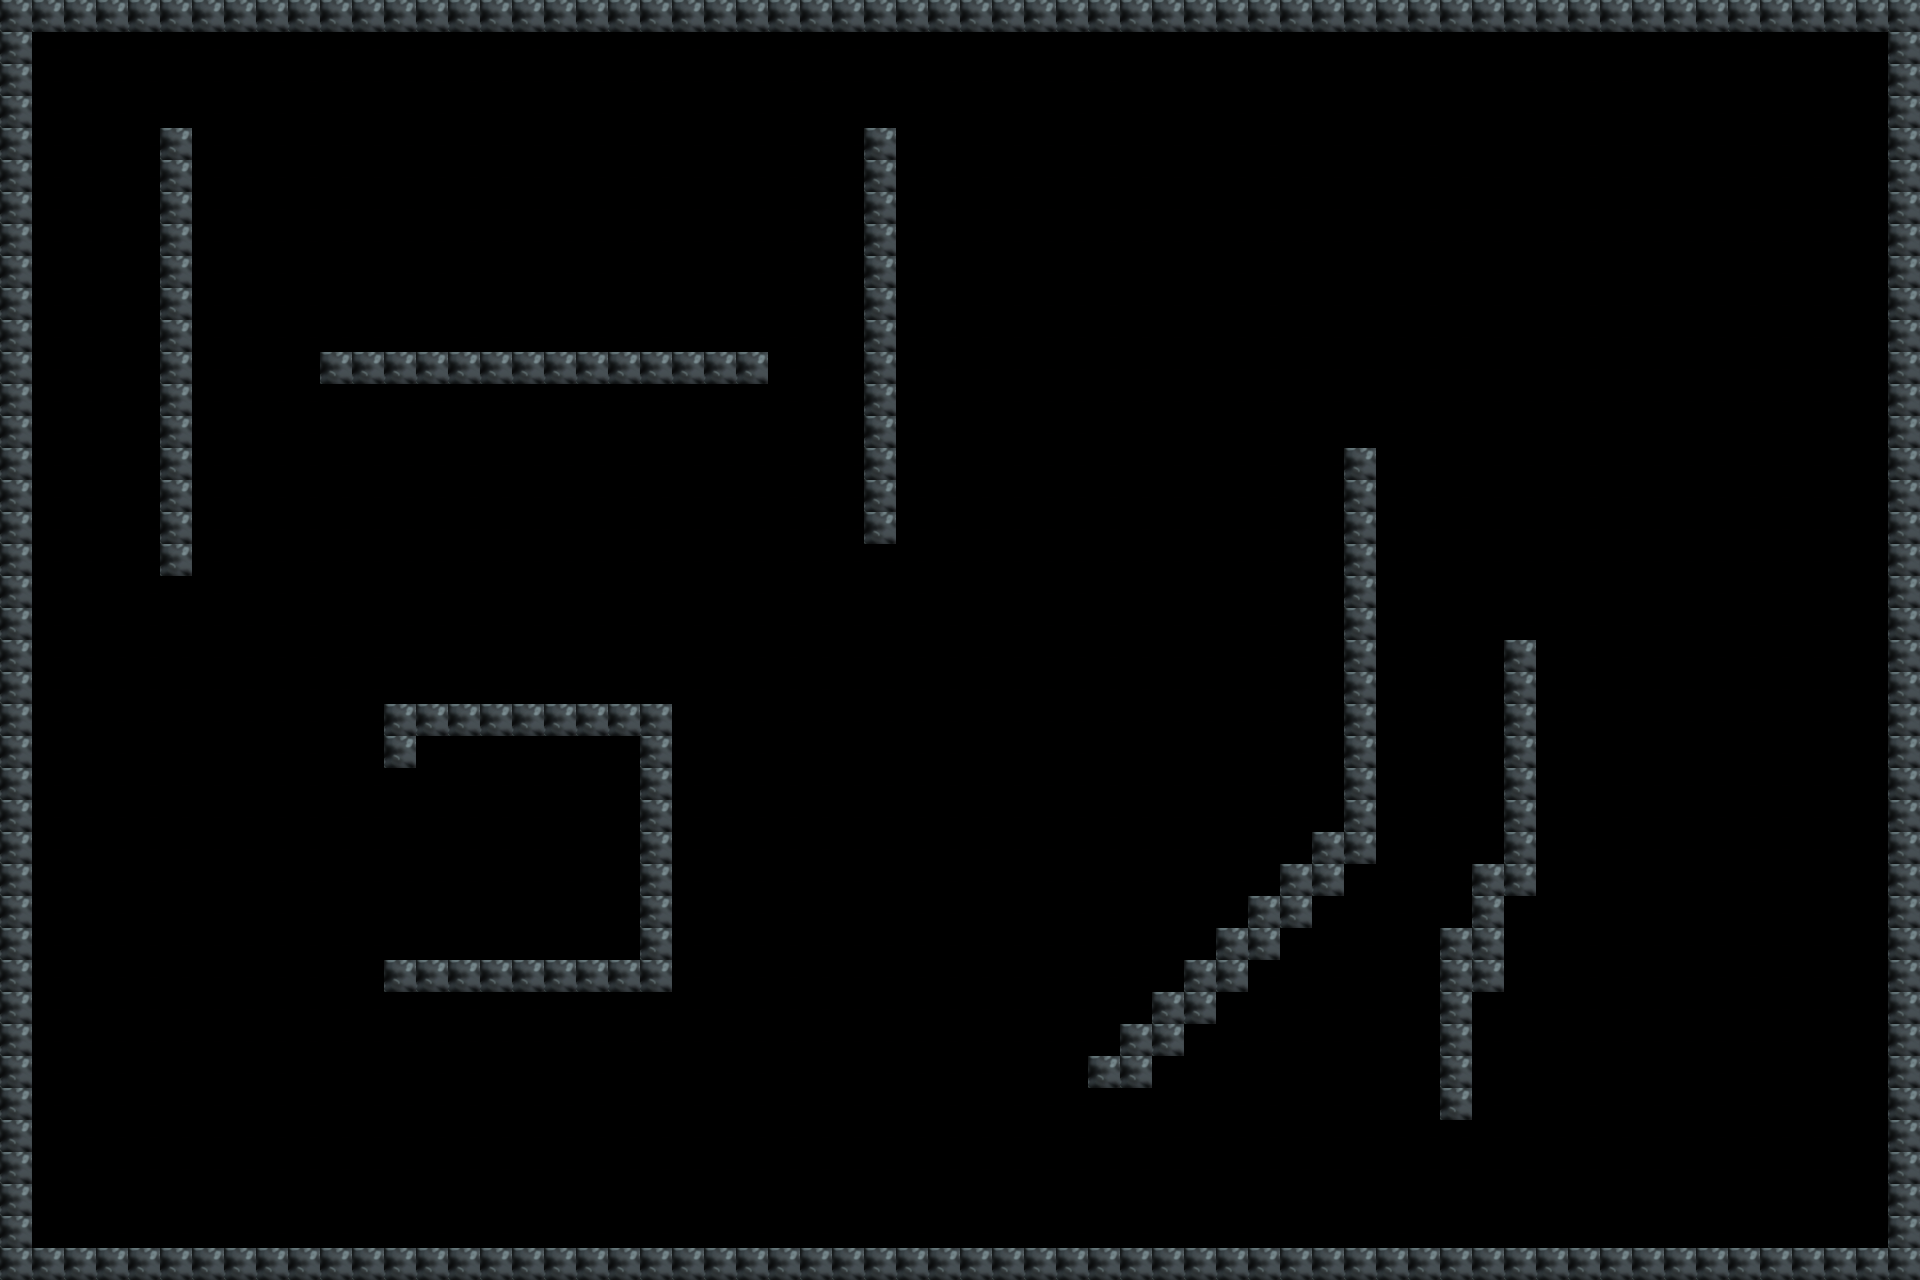

A level layout from a 2D game, rendered from its tile map. Below: a short description, then the map file with tile-grid data replaced by summaries:
An orthogonal 60x40 tile map with 32x32 px tiles, 1 tile layer (layer01).

<map version="1.0" orientation="orthogonal" renderorder="right-down" width="60" height="40" tilewidth="32" tileheight="32" nextobjectid="1">
 <tileset firstgid="1" name="15_2_002_4_100" tilewidth="32" tileheight="32">
  <image source="15_2_002_4_100.png" width="128" height="128" />
  <tile id="11">
   <properties>
    <property name="body" value="true" />
   </properties>
  </tile>
 </tileset>
 <layer name="layer01" width="60" height="40">
  <data>[2400 cells, 2400 non-empty, 3 distinct tile ids]</data>
 </layer>
</map>